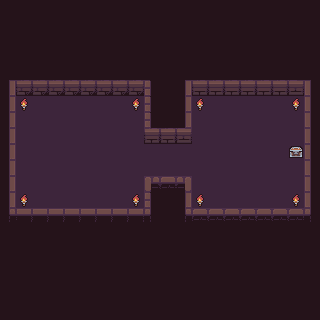

Rendered tile map (Tiled .tmx) drawn with the repository's tilesets; below, a short description and the full map source, tile grids included:
An orthogonal 20x20 tile map with 16x16 px tiles, 3 tile layers (Out, Ground, Decoration).

<map version="1.5" tiledversion="1.7.2" orientation="orthogonal" renderorder="right-down" width="20" height="20" tilewidth="16" tileheight="16" infinite="0" nextlayerid="4" nextobjectid="1">
 <tileset firstgid="1" source="Ground.tsx" />
 <layer id="1" name="Out" width="20" height="20">
  <data encoding="csv">
79,79,79,79,79,79,79,79,79,79,79,79,79,79,79,79,79,79,79,79,
79,79,79,79,79,79,79,79,79,79,79,79,79,79,79,79,79,79,79,79,
79,79,79,79,79,79,79,79,79,79,79,79,79,79,79,79,79,79,79,79,
79,79,79,79,79,79,79,79,79,79,79,79,79,79,79,79,79,79,79,79,
79,79,79,79,79,79,79,79,79,79,79,79,79,79,79,79,79,79,79,79,
79,79,79,79,79,79,79,79,79,79,79,79,79,79,79,79,79,79,79,79,
79,79,79,79,79,79,79,79,79,79,79,79,79,79,79,79,79,79,79,79,
79,79,79,79,79,79,79,79,79,79,79,79,79,79,79,79,79,79,79,79,
79,79,79,79,79,79,79,79,79,79,79,79,79,79,79,79,79,79,79,79,
79,79,79,79,79,79,79,79,79,79,79,79,79,79,79,79,79,79,79,79,
79,79,79,79,79,79,79,79,79,79,79,79,79,79,79,79,79,79,79,79,
79,79,79,79,79,79,79,79,79,79,79,79,79,79,79,79,79,79,79,79,
79,79,79,79,79,79,79,79,79,79,79,79,79,79,79,79,79,79,79,79,
79,79,79,79,79,79,79,79,79,79,79,79,79,79,79,79,79,79,79,79,
79,79,79,79,79,79,79,79,79,79,79,79,79,79,79,79,79,79,79,79,
79,79,79,79,79,79,79,79,79,79,79,79,79,79,79,79,79,79,79,79,
79,79,79,79,79,79,79,79,79,79,79,79,79,79,79,79,79,79,79,79,
79,79,79,79,79,79,79,79,79,79,79,79,79,79,79,79,79,79,79,79,
79,79,79,79,79,79,79,79,79,79,79,79,79,79,79,79,79,79,79,79,
79,79,79,79,79,79,79,79,79,79,79,79,79,79,79,79,79,79,79,79
</data>
 </layer>
 <layer id="2" name="Ground" width="20" height="20">
  <data encoding="csv">
0,0,0,0,0,0,0,0,0,0,0,0,0,0,0,0,0,0,0,0,
0,0,0,0,0,0,0,0,0,0,0,0,0,0,0,0,0,0,0,0,
0,0,0,0,0,0,0,0,0,0,0,0,0,0,0,0,0,0,0,0,
0,0,79,79,79,79,79,79,79,79,79,79,79,79,79,79,79,79,0,0,
0,0,79,79,79,79,79,79,79,79,79,79,79,79,79,79,79,79,0,0,
11,4,4,4,4,4,4,4,4,6,79,11,5,5,5,5,5,5,3,16,
11,24,24,24,24,24,24,24,24,6,79,11,24,24,24,24,24,24,24,36,
11,24,24,24,24,24,24,24,24,6,79,11,24,24,24,24,24,24,24,36,
11,24,24,24,24,24,24,24,24,5,5,3,24,24,24,24,24,24,24,36,
11,24,24,24,24,24,24,24,24,24,24,24,24,24,24,24,24,24,24,36,
11,24,24,24,24,24,24,24,24,24,24,24,24,24,24,24,24,24,24,36,
11,24,24,24,24,24,24,24,24,55,45,56,24,24,24,24,24,24,24,36,
11,24,24,24,24,24,24,24,24,6,79,31,24,24,24,24,24,24,24,36,
41,52,52,52,52,52,52,52,52,46,79,41,42,42,42,42,42,45,45,46,
0,0,79,79,79,79,79,79,79,79,79,79,79,79,79,79,79,79,0,0,
0,0,79,79,79,79,79,79,79,79,79,79,79,79,79,79,79,79,0,0,
0,0,79,79,79,79,79,79,79,79,79,79,79,79,79,79,79,79,0,0,
0,0,0,0,0,0,0,0,0,0,0,0,0,0,0,0,0,0,0,0,
0,0,0,0,0,0,0,0,0,0,0,0,0,0,0,0,0,0,0,0,
0,0,0,0,0,0,0,0,0,0,0,0,0,0,0,0,0,0,0,0
</data>
 </layer>
 <layer id="3" name="Decoration" width="20" height="20">
  <data encoding="csv">
0,0,0,0,0,0,0,0,0,0,0,0,0,0,0,0,0,0,0,0,
0,0,0,0,0,0,0,0,0,0,0,0,0,0,0,0,0,0,0,0,
0,0,0,0,0,0,0,0,0,0,0,0,0,0,0,0,0,0,0,0,
0,0,0,0,0,0,0,0,0,0,0,0,0,0,0,0,0,0,0,0,
0,0,0,0,0,0,0,0,0,0,0,0,0,0,0,0,0,0,0,0,
0,0,0,0,0,0,0,0,0,0,0,0,0,0,0,0,0,0,0,0,
0,91,0,0,0,0,0,0,91,0,0,0,91,0,0,0,0,0,91,0,
0,0,0,0,0,0,0,0,0,0,0,0,0,0,0,0,0,0,0,0,
0,0,0,0,0,0,0,0,0,0,0,0,0,0,0,0,0,0,0,0,
0,0,0,0,0,0,0,0,0,0,0,0,0,0,0,0,0,0,85,0,
0,0,0,0,0,0,0,0,0,0,0,0,0,0,0,0,0,0,0,0,
0,0,0,0,0,0,0,0,0,0,0,0,0,0,0,0,0,0,0,0,
0,91,0,0,0,0,0,0,91,0,0,0,91,0,0,0,0,0,91,0,
0,0,0,0,0,0,0,0,0,0,0,0,0,0,0,0,0,0,0,0,
0,0,0,0,0,0,0,0,0,0,0,0,0,0,0,0,0,0,0,0,
0,0,0,0,0,0,0,0,0,0,0,0,0,0,0,0,0,0,0,0,
0,0,0,0,0,0,0,0,0,0,0,0,0,0,0,0,0,0,0,0,
0,0,0,0,0,0,0,0,0,0,0,0,0,0,0,0,0,0,0,0,
0,0,0,0,0,0,0,0,0,0,0,0,0,0,0,0,0,0,0,0,
0,0,0,0,0,0,0,0,0,0,0,0,0,0,0,0,0,0,0,0
</data>
 </layer>
</map>
